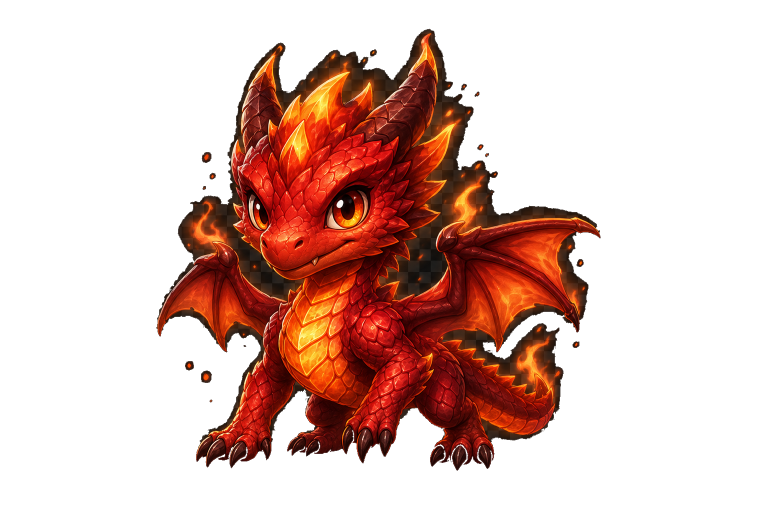
#> input picture assets/dragons/fire-hatchling-cutout.png, 1536 x 1024 px, found by its file name (shown at 1/2 size)
$ python create_fire_hatchling_krita_project.py
#> lines starting #> are read from the running program, lines starting #| are printed output that depends on the picture
from pathlib import Path
from zipfile import ZipFile, ZIP_STORED, ZIP_DEFLATED
from xml.sax.saxutils import escape
from PIL import Image, ImageDraw, ImageFilter

ROOT = Path.cwd()
SOURCE = ROOT / 'assets/dragons/fire-hatchling-cutout.png'
OUT_DIR = ROOT / 'assets/dragons/layers/fire-hatchling/krita-workflow'
ORA_PATH = OUT_DIR / 'fire-hatchling-layer-workflow.ora'
CONTACT_PATH = OUT_DIR / 'fire-hatchling-layer-workflow-contact.png'
W, H = 1536, 1024

LAYER_ORDER = [
    ('reference_locked_do_not_edit', 'Reference - approved cutout (do not edit)', None),
    ('body_paint_here', 'BODY paint here', [(470, 360), (1015, 340), (1135, 730), (880, 900), (485, 805), (365, 570)]),
    ('head_paint_here', 'HEAD + HORNS paint here', [(535, 65), (990, 80), (1095, 405), (940, 590), (600, 545), (420, 310)]),
    ('wing_far_paint_here', 'FAR WING paint here', [(410, 285), (740, 245), (875, 430), (710, 635), (440, 595), (315, 430)]),
    ('tail_paint_here', 'TAIL paint here', [(285, 520), (555, 560), (600, 785), (335, 895), (175, 755)]),
    ('wing_near_paint_here', 'NEAR WING paint here', [(830, 265), (1190, 330), (1310, 590), (1055, 760), (835, 585)]),
    ('seam_notes_red', 'RED seam notes / hidden-area paint needs', None),
]


def ensure_rgba(path: Path) -> Image.Image:
    im = Image.open(path).convert('RGBA')
#> im is the input picture: PIL image 1536x1024 RGBA; mean R, G, B, A 57.2, 27, 19.6, 77.3
    if im.size != (W, H):
        raise SystemExit(f'Expected {W}x{H}, got {im.size} for {path}')
    return im


def masked_seed(reference: Image.Image, polygon):
    mask = Image.new('L', (W, H), 0)
    draw = ImageDraw.Draw(mask)
    draw.polygon(polygon, fill=255)
    mask = mask.filter(ImageFilter.GaussianBlur(10))
    # Preserve exact canvas registration. This is a guide seed, not final art.
    out = Image.new('RGBA', (W, H), (0, 0, 0, 0))
    seed = reference.copy()
    alpha = Image.composite(mask, Image.new('L', (W, H), 0), reference.getchannel('A'))
    seed.putalpha(alpha)
    out.alpha_composite(seed)
    return out


def seam_notes():
    im = Image.new('RGBA', (W, H), (0, 0, 0, 0))
    draw = ImageDraw.Draw(im)
    red = (255, 40, 40, 180)
    # Approximate joints that need painted overlap cleanup.
    for box in [(565, 390, 760, 560), (820, 420, 1030, 610), (500, 560, 670, 720), (705, 650, 900, 830)]:
        draw.ellipse(box, outline=red, width=7)
    draw.text((60, 60), 'Paint hidden overlap at circled joints before exporting final layers.', fill=red)
    return im


def make_contact(layers):
    bg = Image.new('RGBA', (W * 2, H * 4), (36, 41, 54, 255))
    for i, (_, name, im) in enumerate(layers):
        x = (i % 2) * W
        y = (i // 2) * H
        cell = Image.new('RGBA', (W, H), (36, 41, 54, 255))
        cell.alpha_composite(im)
        d = ImageDraw.Draw(cell)
        d.rectangle((20, 20, 760, 80), fill=(0, 0, 0, 150))
        d.text((36, 38), name, fill=(255, 255, 255, 255))
        bg.alpha_composite(cell, (x, y))
    bg.convert('RGB').save(CONTACT_PATH)


def ora_stack_xml(layers):
    layer_tags = []
    # OpenRaster draws top-to-bottom in many apps; keep note/reference visible, editable seeds available.
    for filename, name, _ in reversed(layers):
        layer_tags.append(
            f'      <layer name="{escape(name)}" src="data/{filename}.png" x="0" y="0" opacity="1.0" visibility="visible" composite-op="svg:src-over"/>'
        )
    return '\n'.join([
        f'<image w="{W}" h="{H}" version="0.0.3">',
        '  <stack name="root">',
        *layer_tags,
        '  </stack>',
        '</image>',
        ''
    ])


def main():
    OUT_DIR.mkdir(parents=True, exist_ok=True)
    ref = ensure_rgba(SOURCE)
    layers = []
    for filename, name, polygon in LAYER_ORDER:
        if filename == 'reference_locked_do_not_edit':
            im = ref
        elif filename == 'seam_notes_red':
            im = seam_notes()
        else:
            im = masked_seed(ref, polygon)
        out = OUT_DIR / f'{filename}.png'
        im.save(out)
        layers.append((filename, name, im))
        print(f'wrote {out.relative_to(ROOT)}')
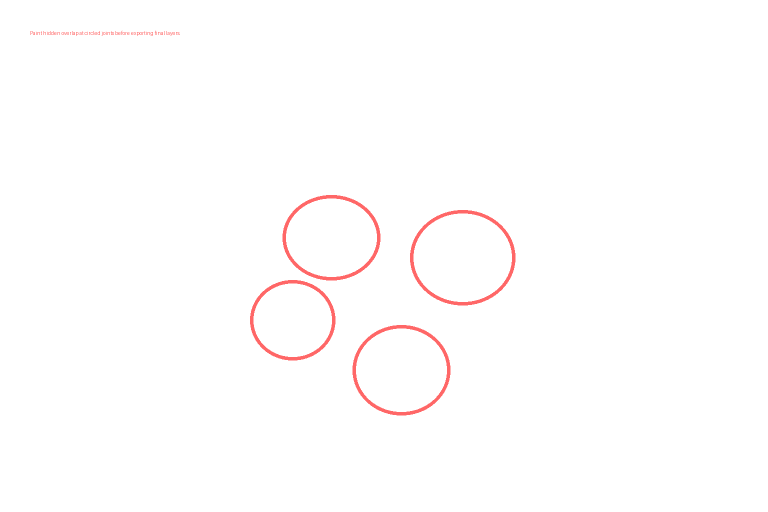
#> im: PIL image 1536x1024 RGBA (shown at 1/2 size); mean R, G, B, A 2.7, 0.4, 0.4, 1.8; transparent parts drawn white
#> after the loop, layers = 7 items

    merged = Image.new('RGBA', (W, H), (0, 0, 0, 0))
    # Contact/preview should show reference faintly plus paint seeds.
    preview_ref = ref.copy()
    preview_ref.putalpha(90)
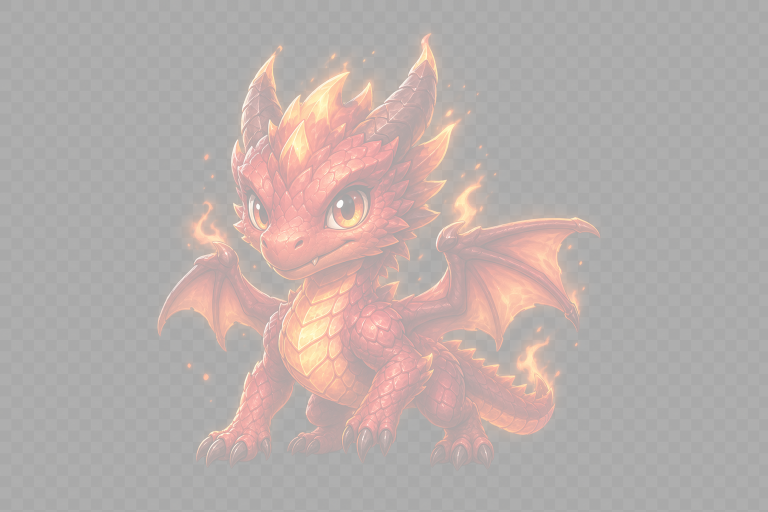
#> preview_ref: PIL image 1536x1024 RGBA (shown at 1/2 size); mean R, G, B, A 57.2, 27, 19.6, 90; transparent parts drawn white
    merged.alpha_composite(preview_ref)
    for filename, _, im in layers:
        if filename not in ('reference_locked_do_not_edit', 'seam_notes_red'):
            merged.alpha_composite(im)
#> this loop made 7 passes
#> filename on passes 1 to 7: 'reference_locked_do_not_edit', 'body_paint_here', 'head_paint_here', 'wing_far_paint_here', 'tail_paint_here', 'wing_near_paint_here', 'seam_notes_red'
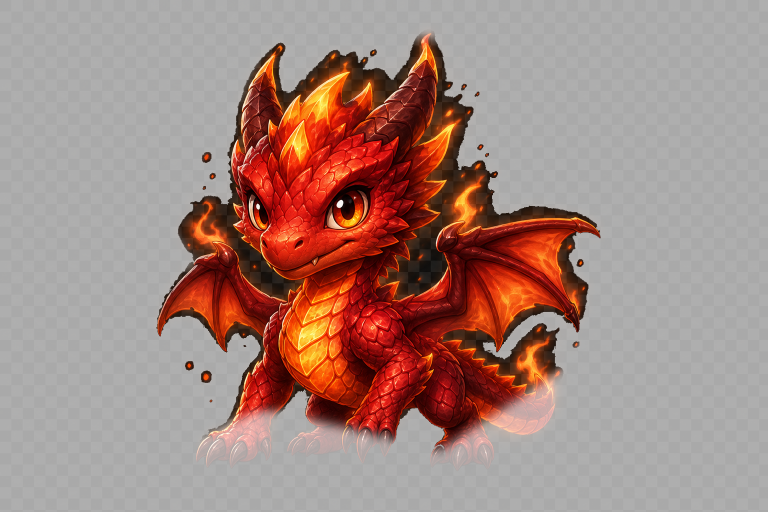
#> merged: PIL image 1536x1024 RGBA (shown at 1/2 size); mean R, G, B, A 57.2, 27, 19.6, 136; transparent parts drawn white
    merged_path = OUT_DIR / 'mergedimage.png'
    merged.save(merged_path)
    thumb = merged.copy()
    thumb.thumbnail((256, 171))
    thumb_path = OUT_DIR / 'thumbnail.png'
    thumb.save(thumb_path)
    make_contact(layers)
#> in make_contact, `bg = Image.new('RGBA', (W * 2, H * 4), (36, 41, 54, 255))`:
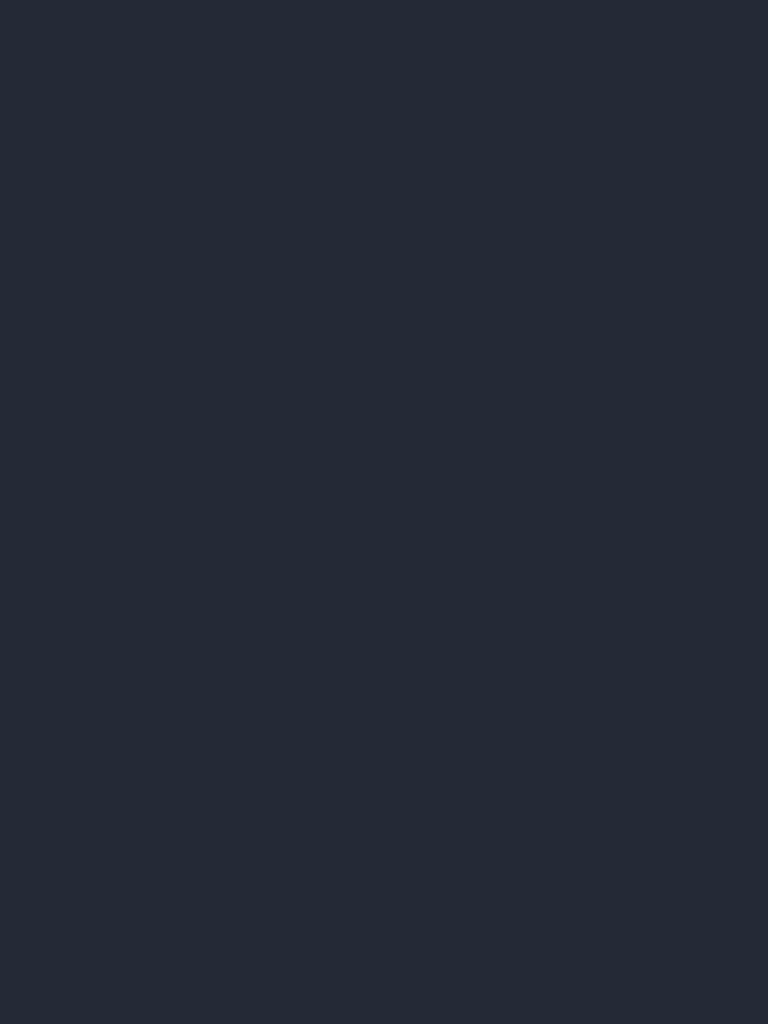
#> bg: PIL image 3072x4096 RGBA (shown at 1/4 size); mean R, G, B, A 36, 41, 54, 255
#> the loop in make_contact, `for i, (_, name, im) in enumerate(layers):` made 7 passes
#> (name, x, y) on passes 2 to 7: ('BODY paint here', 1536, 0), ('HEAD + HORNS paint here', 0, 1024), ('FAR WING paint here', 1536, 1024), ('TAIL paint here', 0, 2048), ('NEAR WING paint here', 1536, 2048), ('RED seam notes / hidden-area paint needs', 0, 3072)
#> (x, y) on pass 1: (0, 0)
#> pass 1, in make_contact, `cell = Image.new('RGBA', (W, H), (36, 41, 54, 255))`:
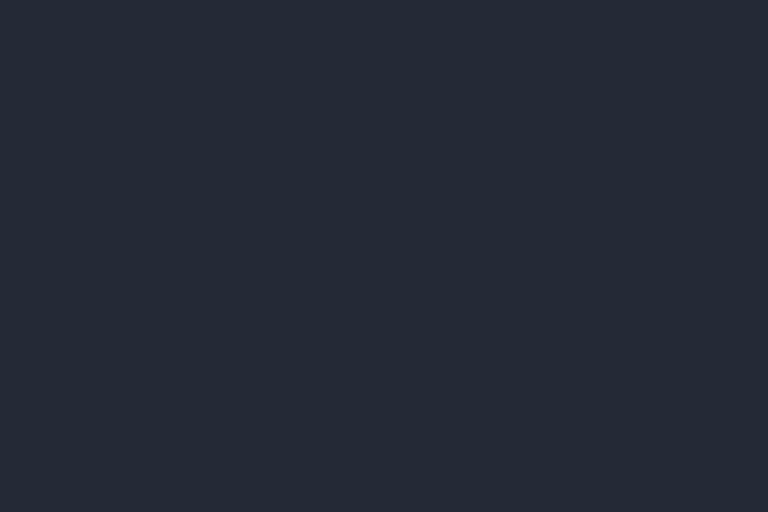
#> cell: PIL image 1536x1024 RGBA (shown at 1/2 size); mean R, G, B, A 36, 41, 54, 255
#> after the loop in make_contact, `for i, (_, name, im) in enumerate(layers):`:
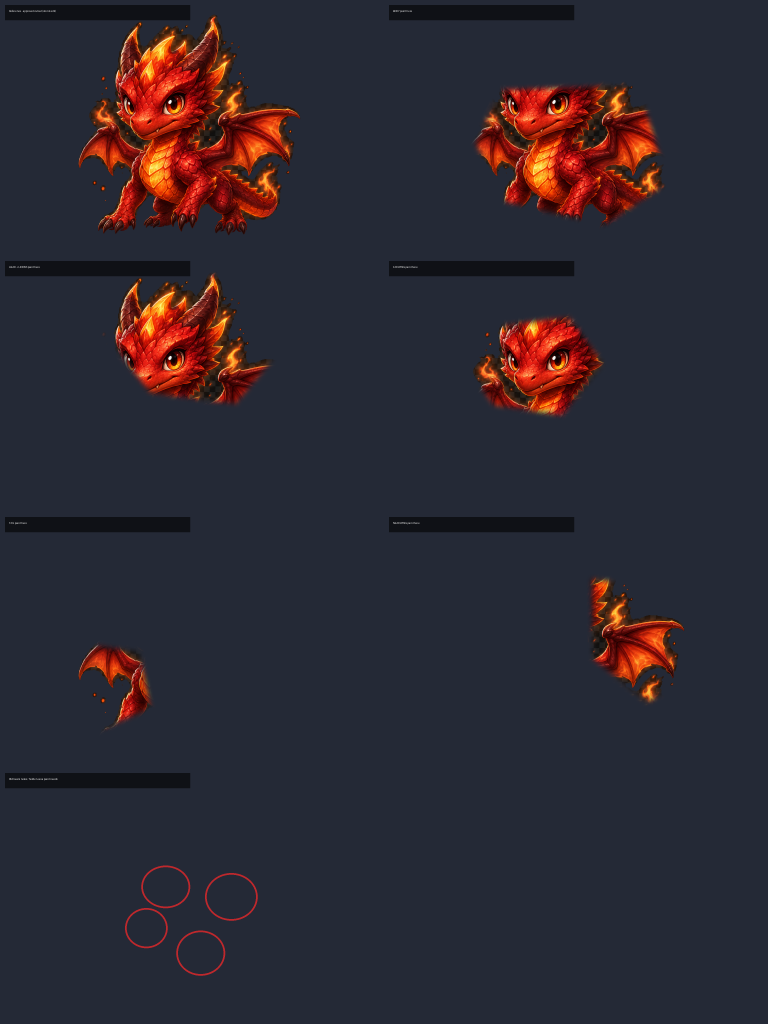
#> bg: PIL image 3072x4096 RGBA (shown at 1/4 size); mean R, G, B, A 46.3, 40.4, 49.6, 255
#> after the loop in make_contact, `for i, (_, name, im) in enumerate(layers):`:
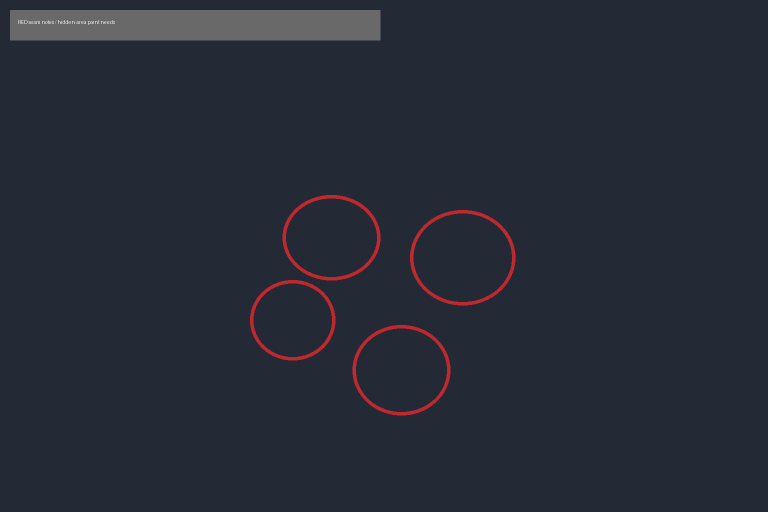
#> cell: PIL image 1536x1024 RGBA (shown at 1/2 size); mean R, G, B, A 36.6, 39.9, 52.4, 252; transparent parts drawn white

    stack_xml = ora_stack_xml(layers)
#> the loop in ora_stack_xml, `for filename, name, _ in reversed(layers):` made 7 passes
    stack_path = OUT_DIR / 'stack.xml'
    stack_path.write_text(stack_xml, encoding='utf-8')

    with ZipFile(ORA_PATH, 'w') as z:
        z.writestr('mimetype', 'image/openraster', compress_type=ZIP_STORED)
#> (the run stopped early here; a loop or call above may not have finished)
